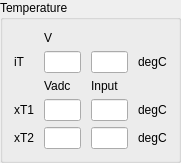
    <widget class="QGroupBox" name="groupBox_11">
     <property name="geometry">
      <rect>
       <x>930</x>
       <y>190</y>
       <width>181</width>
       <height>161</height>
      </rect>
     </property>
     <property name="title">
      <string>Temperature</string>
     </property>
     <layout class="QGridLayout" name="gridLayout_25">
      <item row="0" column="1">
       <layout class="QGridLayout" name="gridLayout_27">
        <property name="horizontalSpacing">
         <number>10</number>
        </property>
        <item row="1" column="2">
         <widget class="QLineEdit" name="tempITDegLineEdit"/>
        </item>
        <item row="1" column="1">
         <widget class="QLineEdit" name="tempITVoltaqeLineEdit"/>
        </item>
        <item row="1" column="0">
         <widget class="QLabel" name="label_144">
          <property name="text">
           <string>iT</string>
          </property>
         </widget>
        </item>
        <item row="3" column="1">
         <widget class="QLineEdit" name="tempXT1VoltaqeLineEdit"/>
        </item>
        <item row="4" column="1">
         <widget class="QLineEdit" name="tempXT2VoltaqeLineEdit"/>
        </item>
        <item row="3" column="3">
         <widget class="QLabel" name="label_149">
          <property name="text">
           <string>degC</string>
          </property>
         </widget>
        </item>
        <item row="2" column="1">
         <widget class="QLabel" name="label_151">
          <property name="text">
           <string>Vadc</string>
          </property>
         </widget>
        </item>
        <item row="3" column="0">
         <widget class="QLabel" name="label_141">
          <property name="text">
           <string>xT1</string>
          </property>
         </widget>
        </item>
        <item row="4" column="0">
         <widget class="QLabel" name="label_142">
          <property name="text">
           <string>xT2</string>
          </property>
         </widget>
        </item>
        <item row="1" column="3">
         <widget class="QLabel" name="label_147">
          <property name="text">
           <string>degC</string>
          </property>
         </widget>
        </item>
        <item row="0" column="1">
         <widget class="QLabel" name="label_152">
          <property name="text">
           <string>V</string>
          </property>
         </widget>
        </item>
        <item row="2" column="2">
         <widget class="QLabel" name="label_153">
          <property name="text">
           <string>Input</string>
          </property>
         </widget>
        </item>
        <item row="4" column="3">
         <widget class="QLabel" name="label_146">
          <property name="text">
           <string>degC</string>
          </property>
         </widget>
        </item>
        <item row="3" column="2">
         <widget class="QLineEdit" name="tempXT1DegLineEdit"/>
        </item>
        <item row="4" column="2">
         <widget class="QLineEdit" name="tempXT2DegLineEdit"/>
        </item>
       </layout>
      </item>
     </layout>
    </widget>
